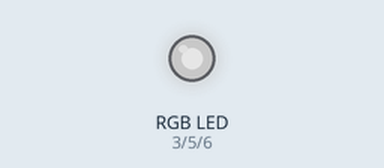
The sketch below on a simulated Arduino Uno, built with avr-gcc and run on an emulated ATmega328P. Parts: an RGB LED mixed from three pins (HIGH = lit). Dim RGB values are drawn brighter than linear; what the sketch prints to the serial monitor is not drawn.

Above: at 0.1 s.
At 1.55 s:
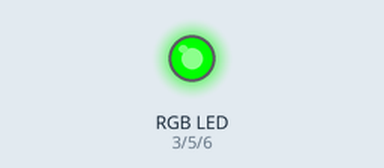
At 3.05 s:
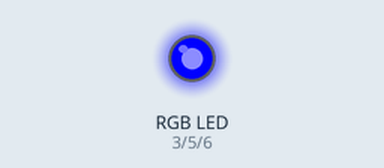
Timing chart, 0 to 7.0 s (numbered marks = the images above):
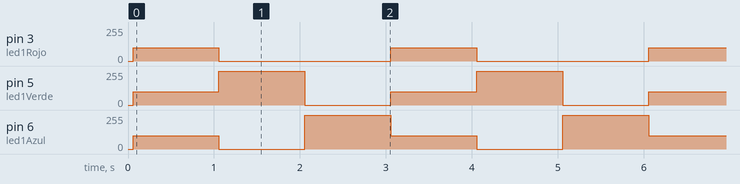

The sketch:

LEDRGB1.ino
```cpp
// Definimos constantes para el primer led RGB
#define led1Rojo 3
#define led1Verde 5
#define led1Azul 6

// Almacena el valor de nuestra elección
char MiOpcion;

// Almacena el valor de la elección de Arduino
int respuestaArduino;

void setup(){ // Inicio setup()

// Estableciendo puertos como salida para el primer led RGB
pinMode(led1Rojo, OUTPUT);
pinMode(led1Verde, OUTPUT);
pinMode(led1Azul, OUTPUT);


// Inicia la conexión serial a una velocidad de 9600 bits por segundo
Serial.begin(9600);
//Imprime en pantalla los siguientes mensajes
Serial.println("Arduino te da la bienvenida listo para jugar, empecemos!!");
Serial.println("Introduce 0 para elegir piedra, 1 para papel o 2 para tijera");

}// Fin setup()

void loop(){ // Inicio loop()

verOpcionArduino(100,100,100);
delay(1000);
verOpcionArduino(0,255,0);
delay(1000);
verOpcionArduino(0,0,255);
delay(1000);


} // Fin loop()

void verOpcionArduino(int Rojo, int Verde, int Azul){

analogWrite(led1Rojo, Rojo);
analogWrite(led1Verde, Verde);
analogWrite(led1Azul, Azul);

}
```

Measured:
- by itself, pin 3 (led1Rojo): alternates 100/255 for 1.0 s and 0/255 for 2.0 s
- by itself, pin 5 (led1Verde): repeats every 3.0 s: 255/255 1.0 s, 0/255 1.0 s, 100/255 1.0 s
- by itself, pin 6 (led1Azul): repeats every 3.0 s: 0/255 1.0 s, 255/255 1.0 s, 100/255 1.0 s
